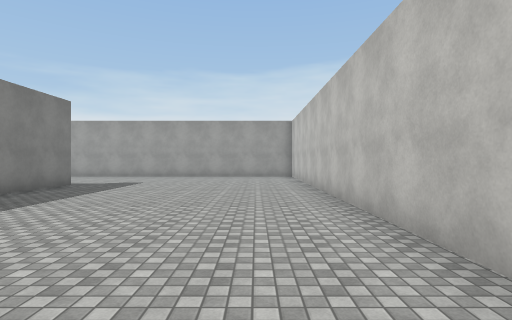
view 1 (above)

24 first-person views from a walk through a scene from a Unity 3-D project. The camera is 1.5 m above the floor, looks level and sees 80° across. The floor is counted in squares, 2 m on a side. Each view is taken from the middle of a square. On the plan, view 1 faces up. The plan holds only what a view shows up to about 10 squares ahead; the rest is blank. The place goes on beyond the plan. The player is left out. Door leaves are left out, so doorways stand open. Surface patterns are stand-ins for the level's own textures.

view 2
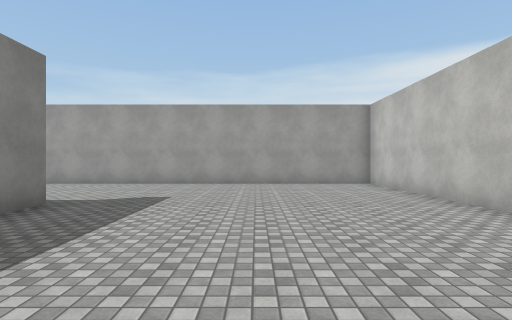

view 3
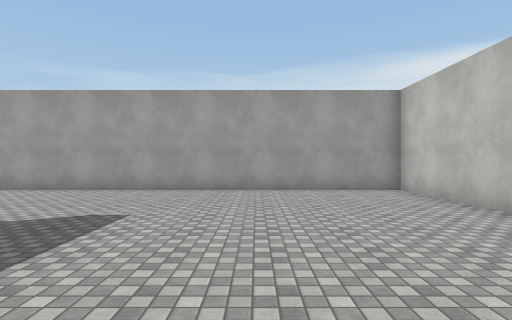

view 4
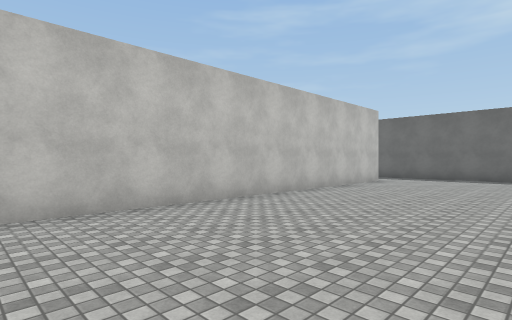

view 5
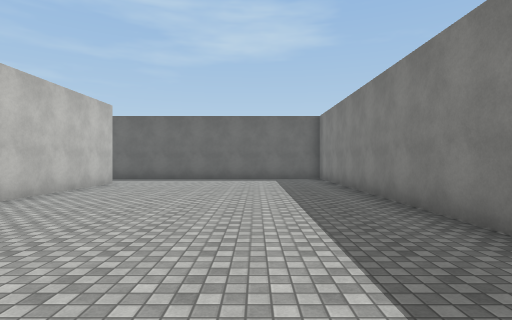

view 6
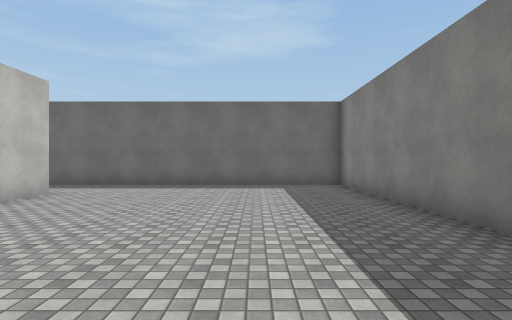

view 7
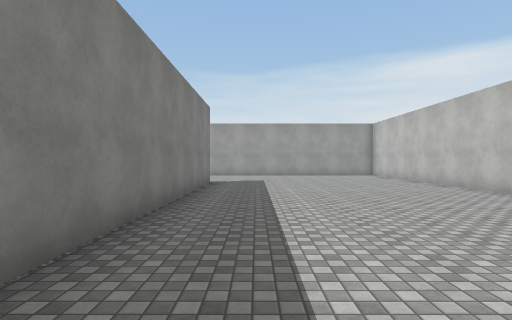

view 8
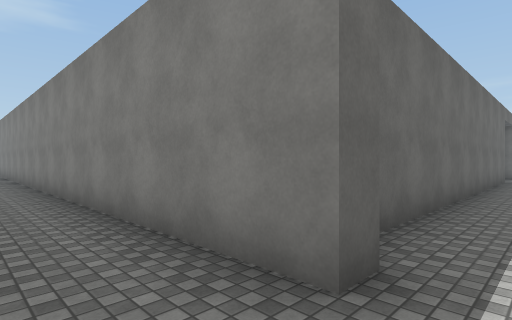

view 9
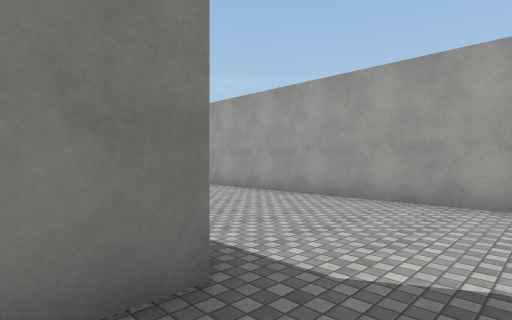

view 10
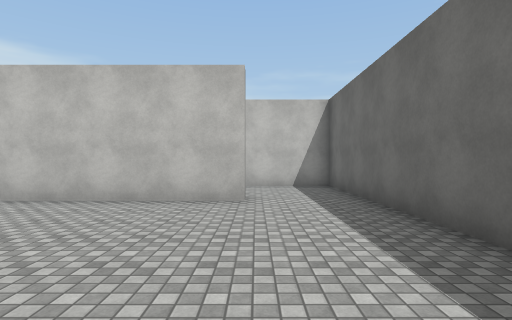

view 11
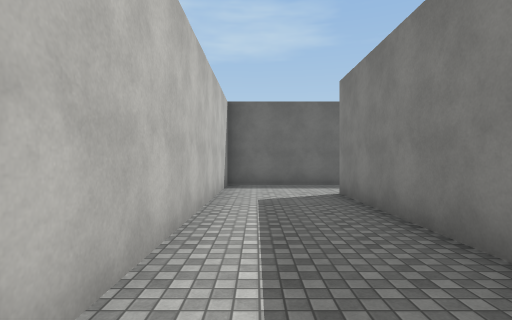

view 12
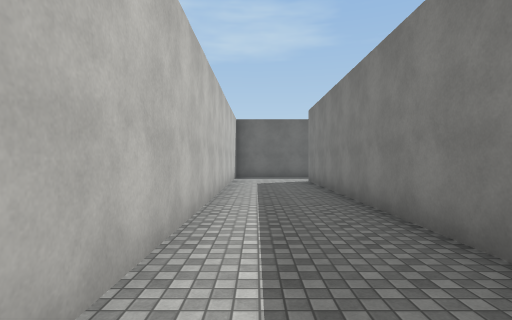

view 13
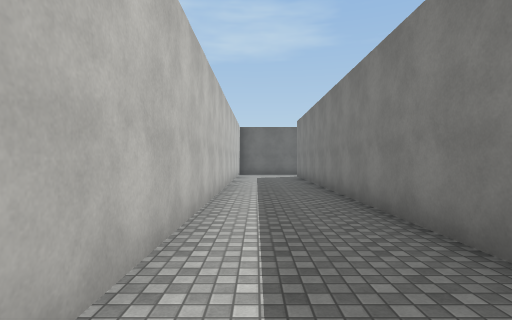

view 14
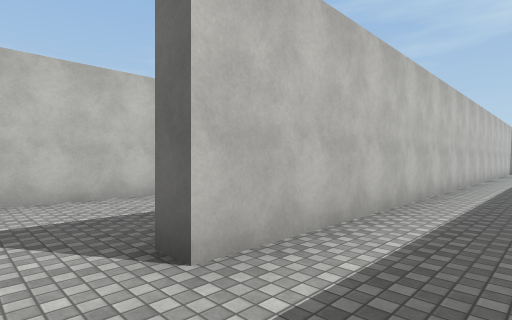

view 15
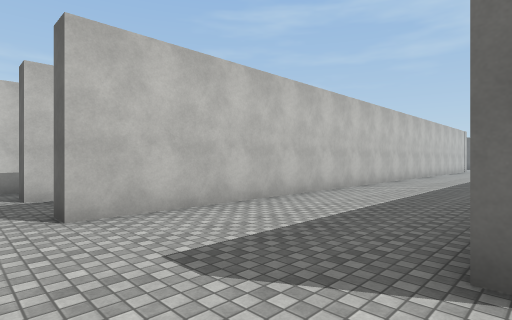

view 16
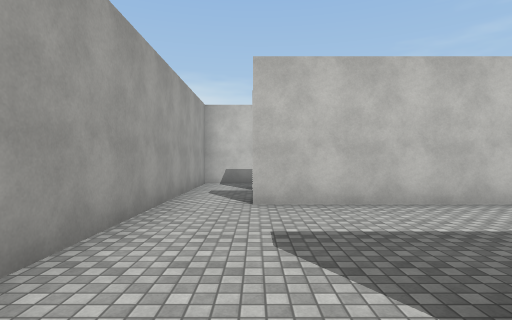

view 17
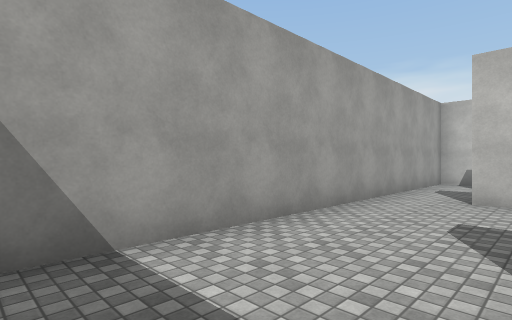

view 18
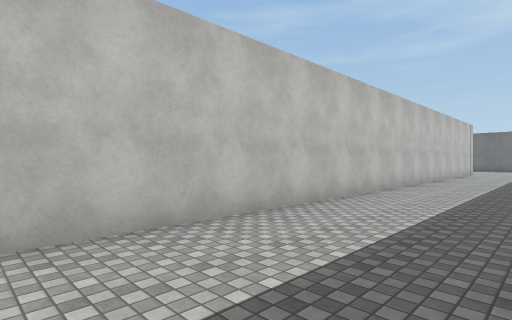

view 19
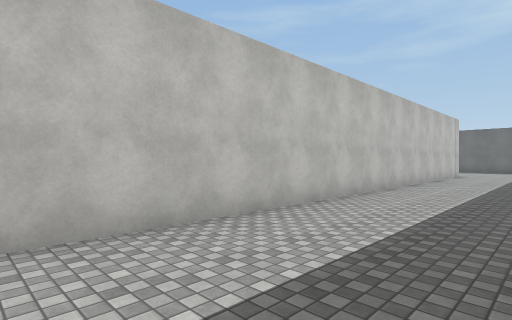

view 20
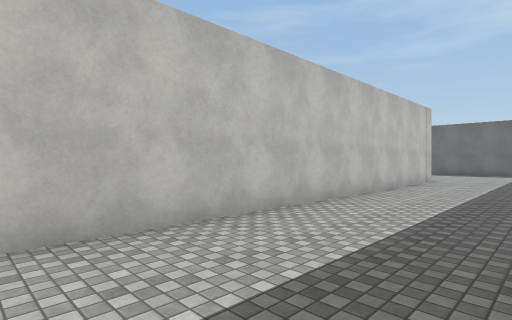

view 21
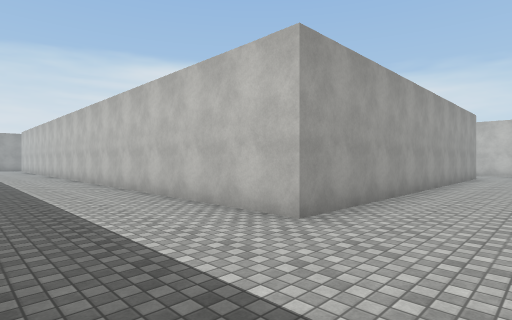

view 22
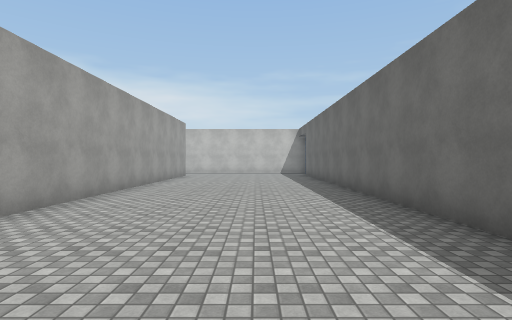

view 23
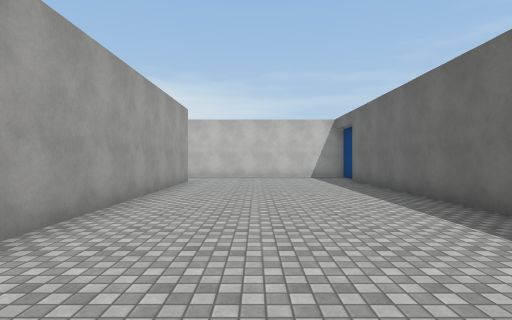

view 24
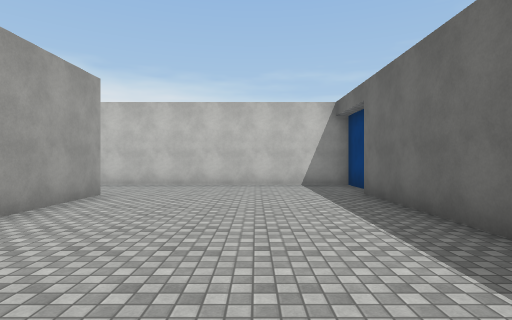

### Floor plan
Points are (right, up) in squares from view 1. A wall is a line through its corners. A room is listed if a view was taken in it or the views show most of it. See-through windows are left out.
Room 1 (views 1, 2, 3, 4, 5, 6, 7, 8, 9, 10)
walls: (-6.1, 9.1) (-5.5, 9.1) (-5.5, -9.1) (1.6, -9.1); (-10.5, 8.7) (-7, 8.7); (1.6, -6.9) (1.6, 13.6) (-10.5, 13.6)
ways out: opening at (2, -7.5) to room 2
Room 2 (views 11, 12, 13, 14, 15, 16, 17, 18, 19, 20, 21, 22, 23, 24)
walls: (20.6, -9.6) (9.1, -9.6) (9.1, 12.1); (11.6, 11.6) (11.6, 12.1) (12.2, 12.1); (2.1, 4.9) (2.1, -6.8); (12.5, 13.6) (3.1, 13.6); (1.6, -9.1) (4.8, -9.1) (4.8, 10.8) (5.5, 10.8); (8.9, -15.4) (20.9, -15.4); (21.9, -15.8) (23.2, -15.8) (23.2, -8.2)
ways out: opening at (2, -7.5) to room 1; opening at (12, 13); open door at (9.5, 12.5)

Positions as (right, up) in squares from view 1, and headings:
1: (0, 0), facing up
2: (-2, 4), facing up
3: (-2, 6), facing up
4: (-3, 4), facing down-right
5: (-3, 3), facing down
6: (-3, 0), facing down
7: (-4, -1), facing up
8: (-4, 10), facing down-left
9: (-4, 8), facing up-left
10: (-4, -7), facing right
11: (4, 0), facing down
12: (4, 4), facing down
13: (4, 7), facing down
14: (3, 12), facing down-right
15: (5, 13), facing down-right
16: (4, 12), facing right
17: (3, 11), facing up-right
18: (6, 9), facing down-right
19: (6, 6), facing down-right
20: (6, 2), facing down-right
21: (6, -12), facing up-right
22: (6, -13), facing right
23: (10, -12), facing right
24: (14, -13), facing right
